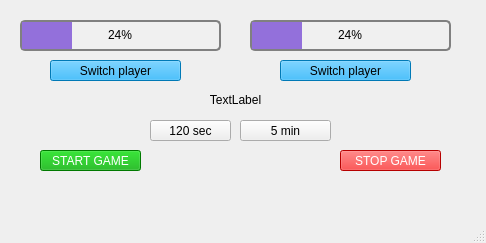
<?xml version="1.0" encoding="UTF-8"?>
<ui version="4.0">
 <class>MainWindow</class>
 <widget class="QMainWindow" name="MainWindow">
  <property name="geometry">
   <rect>
    <x>0</x>
    <y>0</y>
    <width>486</width>
    <height>243</height>
   </rect>
  </property>
  <property name="windowTitle">
   <string>MainWindow</string>
  </property>
  <widget class="QWidget" name="centralwidget">
   <widget class="QPushButton" name="splayer1">
    <property name="geometry">
     <rect>
      <x>50</x>
      <y>60</y>
      <width>131</width>
      <height>21</height>
     </rect>
    </property>
    <property name="styleSheet">
     <string notr="true">background-color: rgb(0, 170, 255);
color: rgb(0, 0, 0);</string>
    </property>
    <property name="text">
     <string>Switch player</string>
    </property>
   </widget>
   <widget class="QPushButton" name="splayer2">
    <property name="geometry">
     <rect>
      <x>280</x>
      <y>60</y>
      <width>131</width>
      <height>21</height>
     </rect>
    </property>
    <property name="styleSheet">
     <string notr="true">background-color: rgb(0, 170, 255);
color: rgb(0, 0, 0);</string>
    </property>
    <property name="text">
     <string>Switch player</string>
    </property>
   </widget>
   <widget class="QPushButton" name="sec120">
    <property name="geometry">
     <rect>
      <x>150</x>
      <y>120</y>
      <width>81</width>
      <height>21</height>
     </rect>
    </property>
    <property name="styleSheet">
     <string notr="true"/>
    </property>
    <property name="text">
     <string>120 sec</string>
    </property>
   </widget>
   <widget class="QPushButton" name="min5">
    <property name="geometry">
     <rect>
      <x>240</x>
      <y>120</y>
      <width>91</width>
      <height>21</height>
     </rect>
    </property>
    <property name="styleSheet">
     <string notr="true"/>
    </property>
    <property name="text">
     <string>5 min</string>
    </property>
   </widget>
   <widget class="QPushButton" name="start">
    <property name="geometry">
     <rect>
      <x>40</x>
      <y>150</y>
      <width>101</width>
      <height>21</height>
     </rect>
    </property>
    <property name="styleSheet">
     <string notr="true">color: rgb(255, 255, 255);
background-color: rgb(0, 170, 0);</string>
    </property>
    <property name="text">
     <string>START GAME</string>
    </property>
   </widget>
   <widget class="QPushButton" name="stop">
    <property name="geometry">
     <rect>
      <x>340</x>
      <y>150</y>
      <width>101</width>
      <height>21</height>
     </rect>
    </property>
    <property name="styleSheet">
     <string notr="true">color: rgb(255, 255, 255);
background-color: rgb(255, 0, 0);</string>
    </property>
    <property name="text">
     <string>STOP GAME</string>
    </property>
   </widget>
   <widget class="QLabel" name="CentralText">
    <property name="enabled">
     <bool>true</bool>
    </property>
    <property name="geometry">
     <rect>
      <x>20</x>
      <y>90</y>
      <width>431</width>
      <height>20</height>
     </rect>
    </property>
    <property name="autoFillBackground">
     <bool>false</bool>
    </property>
    <property name="text">
     <string>TextLabel</string>
    </property>
    <property name="alignment">
     <set>Qt::AlignmentFlag::AlignCenter</set>
    </property>
   </widget>
   <widget class="QProgressBar" name="player1time">
    <property name="geometry">
     <rect>
      <x>20</x>
      <y>20</y>
      <width>201</width>
      <height>31</height>
     </rect>
    </property>
    <property name="styleSheet">
     <string notr="true">QProgressBar {
    border: 2px solid grey;
    border-radius: 5px;
    background-color: #f0f0f0;
    text-align: center;
	color: black;
}

QProgressBar::chunk {
    background-color: #9370DB;
    width: 10px;
}</string>
    </property>
    <property name="value">
     <number>24</number>
    </property>
   </widget>
   <widget class="QProgressBar" name="player2time">
    <property name="geometry">
     <rect>
      <x>250</x>
      <y>20</y>
      <width>201</width>
      <height>31</height>
     </rect>
    </property>
    <property name="styleSheet">
     <string notr="true">QProgressBar {
    border: 2px solid grey;
    border-radius: 5px;
    background-color: #f0f0f0;
    text-align: center;
	color: black;
}

QProgressBar::chunk {
    background-color: #9370DB;
    width: 10px;
}</string>
    </property>
    <property name="value">
     <number>24</number>
    </property>
   </widget>
  </widget>
  <widget class="QMenuBar" name="menubar">
   <property name="geometry">
    <rect>
     <x>0</x>
     <y>0</y>
     <width>486</width>
     <height>17</height>
    </rect>
   </property>
  </widget>
  <widget class="QStatusBar" name="statusbar"/>
 </widget>
 <resources/>
 <connections/>
</ui>
